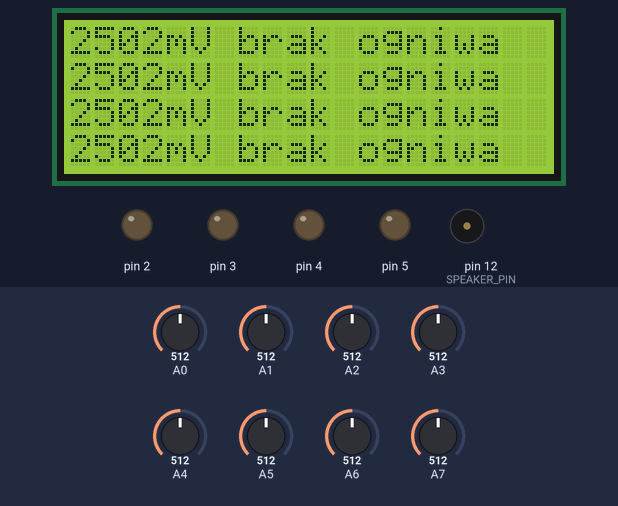
A sketch run on a simulated Arduino Nano, built with avr-gcc and run on an emulated ATmega328P. On the bench: 20×4 character LCD, output pins drawn as LEDs (lit = HIGH), buzzer (waves = sounding). The inputs (shaded band) are chosen by the test bench; at power-on: A0 = 512, A2 = 512, A4 = 512, A6 = 512, A1 = 512, A3 = 512, A5 = 512, A7 = 512.

Above: at 1.9 s.
2.0 s: A0 set to 522
At 3.1 s:
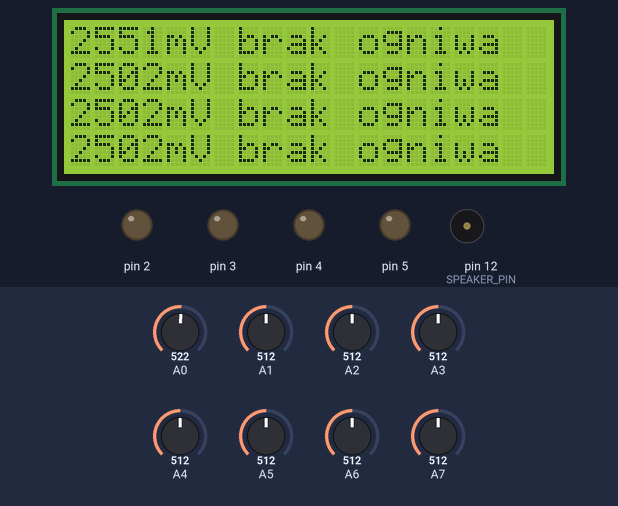
3.5 s: A0 set to 548
At 5.8 s:
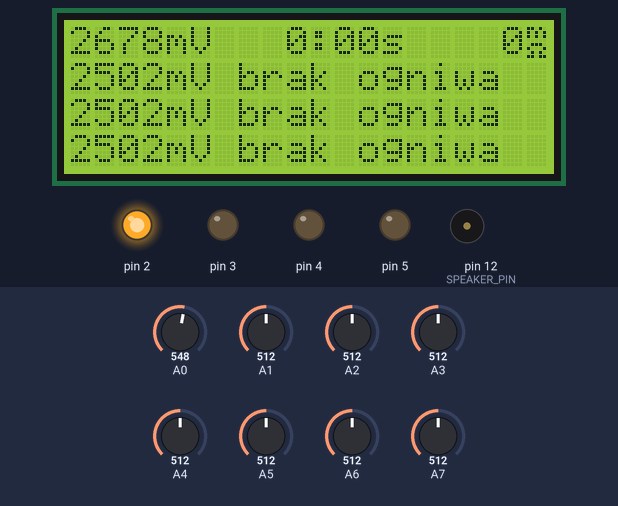
6.5 s: A2 set to 545
At 8.7 s:
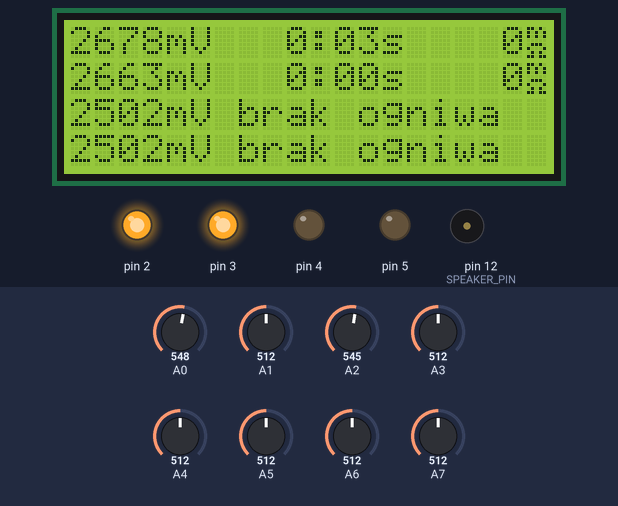
9.5 s: A4 set to 522
At 10.7 s:
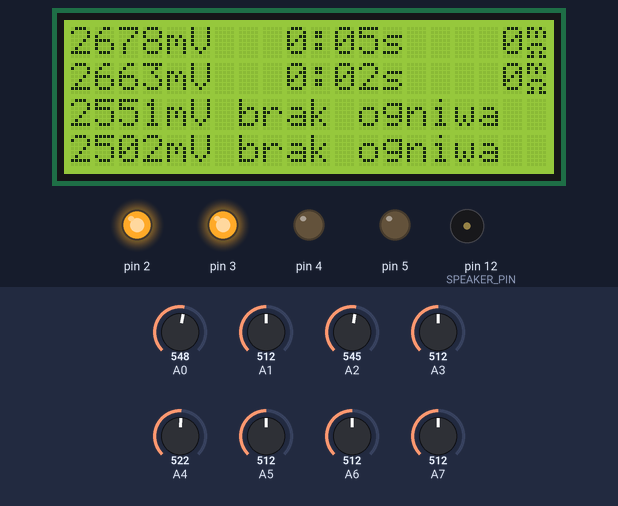
11.5 s: A4 set to 541
At 13.4 s:
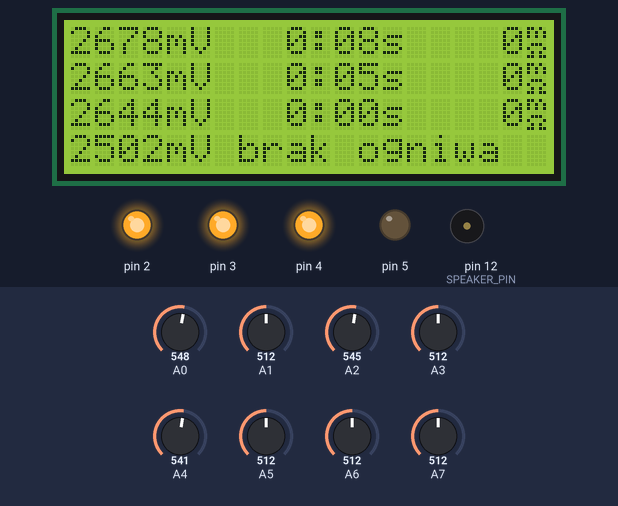
14.5 s: A6 set to 716
At 18.8 s:
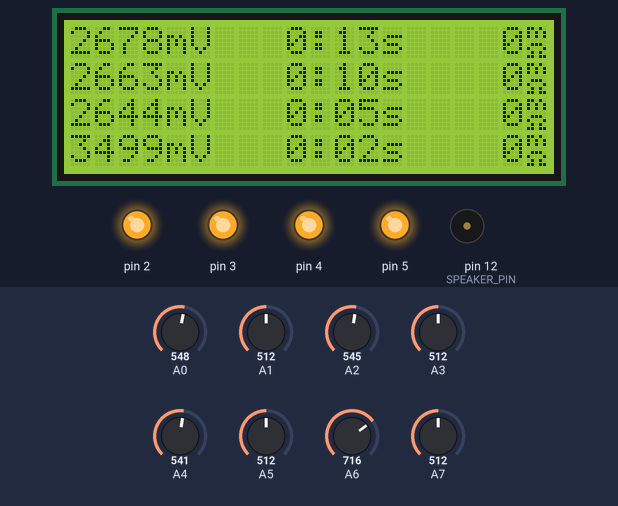
Timing chart, 0 to 20.3 s (numbered marks = the images above; inputs shaded):
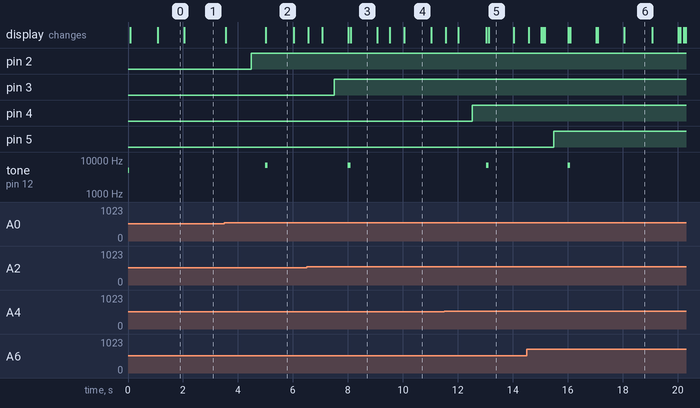

The sketch:

BatteryTester.ino
```cpp
#include "Cell.h"
#include "OutputHandler.h"

void setup() {
    pinMode(SPEAKER_PIN, OUTPUT);
    tone(SPEAKER_PIN, 5000, 50);
}

void loop() {
    OutputHandler * outputHandler = new OutputHandler();
    Cell cell1(0, A0, A1, 2);
    Cell cell2(1, A2, A3, 3);
    Cell cell3(2, A4, A5, 4);
    Cell cell4(3, A6, A7, 5);

    while (1) {
        cell1.process();
        cell2.process();
        cell3.process();
        cell4.process();

        outputHandler->printSummary(&cell1);
        outputHandler->printSummary(&cell2);
        outputHandler->printSummary(&cell3);
        outputHandler->printSummary(&cell4);
        outputHandler->allDone();
        delay(50);
    }
}
```

Animation.cpp
```cpp
#include "Arduino.h"
#include "Animation.h"

Animation::Animation(byte size, byte * chars) : size(size), chars(chars) {}

byte Animation::getFrame() {
    return chars[charPointer];
}

void Animation::advanceToNextFrame() {
    charPointer = (charPointer + 1) % size;
}

Animation* Animation::createDischargingAnimation() {
    byte * characters = new byte[5]{0, 0, 1, 2, 2};
    Animation * animation = new Animation(5, characters);
    return animation;
}

Animation* Animation::createDoneAnimation() {
    byte * characters = new byte[2]{2, ' '};
    Animation * animation = new Animation(2, characters);
    return animation;
}
```

Animation.h
```cpp
#ifndef ANIMATION_H
#define ANIMATION_H

class Animation {
    const byte size;
    byte * chars;
    byte charPointer;

    public:
    Animation(byte, byte *);
    byte getFrame() ;
    void advanceToNextFrame();
    static Animation* createDischargingAnimation();
    static Animation* createDoneAnimation();
};

#endif
```

Cell.cpp
```cpp
#include "Arduino.h"
#include "Cell.h"

Cell::Cell(byte rowNumber, byte pinVoltage, byte pinFetVoltage, byte dischargeControlPin) : rowNumber(rowNumber), pinVoltage(pinVoltage), pinFetVoltage(pinFetVoltage), dischargeControlPin(dischargeControlPin) {
    pinMode(pinVoltage, INPUT);
    pinMode(pinFetVoltage, INPUT);
    pinMode(dischargeControlPin, OUTPUT);
}

void Cell::process() {
    if (cellStatus != CellStatus::DISCHARGING) {
        digitalWrite(dischargeControlPin, LOW); // turn off the load
    }

    cellVoltage = readCellVoltage();
    if (cellStatus == CellStatus::DISCHARGING) {
        // Calculate the time duration between the last reading (in milliseconds)
        unsigned long currentTime = millis();
        unsigned long duration = currentTime - prevTime;
        prevTime = currentTime;
        elapsedDischargeTime = currentTime - dischargeStartTime;

        unsigned int lowerThreshold = (cellType == CellType::LI_ION ? LIION_MIN_VOLTAGE : NIMH_MIN_VOLTAGE);
        if (cellVoltage >= lowerThreshold) {
            unsigned int fetVoltage = analogRead(pinFetVoltage) / 1023.0 * REF_VOLTAGE;
            // Current through resistor is voltage across the resistor divided by load resistance. Since the voltage is in millivolts, the current will be in milliamps
            unsigned int loadCurrent = (cellVoltage - fetVoltage) / LOAD_RESISTANCE;
            // Must divide by (60*60*1000) to convert duration in micro seconds to hours. But doing this now would cause a loss of precision, hence division by 3600 which will result in microamp hours to be summed.
            charge += (loadCurrent * duration) / 3600;
            lastGoodSample = millis();
        } else if (millis() - lastGoodSample > 1500) { // jeśli ostatni dobry pomiar był wcześniej niż 1500 ms temu, kończymy rozładowywanie
            cellStatus = CellStatus::DONE;
            tone(SPEAKER_PIN, 1800, 1000);
        }
    } else if (cellStatus == CellStatus::DETECTING_TYPE) {
        if (cellVoltage >= LIION_MIN_VOLTAGE && cellVoltage <= LIION_MAX_VOLTAGE) {
            cellType = CellType::LI_ION;
        } else if (cellVoltage >= NIMH_MIN_VOLTAGE && cellVoltage <= NIMH_MAX_VOLTAGE) {
            cellType = CellType::NI_MH;
        } else {
            lastBadSample = millis();
        }

        if (millis() - lastBadSample > 1000) { // jeśli ostatni błędny pomiar był wcześniej niż 1000 ms temu, rozpoczynamy rozładowywanie
            digitalWrite(dischargeControlPin, HIGH); // turn on the FET
            delay(500);
            unsigned int voltageAfterApplyingLoad = readCellVoltage();
            internalResistance = LOAD_RESISTANCE * 1000.0 * (cellVoltage - voltageAfterApplyingLoad) / voltageAfterApplyingLoad;

            tone(SPEAKER_PIN, 7000, 100);
            cellStatus = CellStatus::DISCHARGING;
            charge = 0;
            dischargeStartTime = millis();
            prevTime = millis();
        }
    } else if (cellStatus == CellStatus::DONE) {
        if (cellVoltage < ABSOLUTE_MIN_VOLTAGE) {
            // napięcie spadło = ogniwo zostało wyjęte, więc umożliwiamy przetestowanie kolejnego
            cellStatus = CellStatus::NOT_INSTALLED;
        }
    } else if (cellStatus == CellStatus::NOT_INSTALLED) {
        if (cellVoltage > ABSOLUTE_MIN_VOLTAGE) {
            cellStatus = CellStatus::DETECTING_TYPE;
        }
    }
}

unsigned int Cell::readCellVoltage() {
    return analogRead(pinVoltage) / 1023.0 * REF_VOLTAGE;
}

CellStatus Cell::getCellStatus() {
    return cellStatus;
}

CellType Cell::getCellType() {
    return cellType;
}

byte Cell::getRowNumber() {
    return rowNumber;
}

unsigned long Cell::getCharge() {
    return charge;
}

unsigned long Cell::getElapsedDischargeTime() {
    return elapsedDischargeTime;
}

unsigned int Cell::getCellVoltage() {
    return cellVoltage;
}

unsigned int Cell::getInternalResistance() {
    return internalResistance;
}
```

Cell.h
```cpp
#ifndef CELL_H
#define CELL_H

#define LIION_MAX_VOLTAGE 4500
#define LIION_MIN_VOLTAGE 2600
#define NIMH_MAX_VOLTAGE 1700
#define NIMH_MIN_VOLTAGE 900
#define ABSOLUTE_MIN_VOLTAGE 200
#define LOAD_RESISTANCE 3.3d
#define REF_VOLTAGE 5000
#define SPEAKER_PIN 12

enum class CellStatus {NOT_INSTALLED, DETECTING_TYPE, DISCHARGING, DONE};
enum class CellType {LI_ION, NI_MH};

class Cell {
    CellStatus cellStatus = CellStatus::DETECTING_TYPE;
    CellType cellType = CellType::LI_ION;
    const byte rowNumber;
    const byte pinVoltage;               // Analog sensor pin for reading battery voltage
    const byte pinFetVoltage;            // Analog sensor pin to read voltage across FET
    const byte dischargeControlPin;      // Output Pin that controlls the load for this battery
    unsigned long charge = 0;            // Total microamp hours for this battery
    unsigned long prevTime = 0;          // Previous time reading (in milliseconds)
    unsigned long dischargeStartTime;
    unsigned long elapsedDischargeTime;
    unsigned long lastGoodSample;
    unsigned long lastBadSample;
    unsigned int cellVoltage;
    unsigned int internalResistance;

    unsigned int readCellVoltage();

    public:
    Cell(byte, byte, byte, byte);
    void process();

    CellStatus getCellStatus();
    CellType getCellType();
    byte getRowNumber();
    unsigned long getCharge();
    unsigned long getElapsedDischargeTime();
    unsigned int getCellVoltage();
    unsigned int getInternalResistance();
};

#endif
```

OutputHandler.cpp
```cpp
#include "Arduino.h"
#include "OutputHandler.h"

OutputHandler::OutputHandler() {
    lcd = new LiquidCrystal(10, 11, 6, 7, 8, 9);
    byte batteryFull[] = { 0b01110, 0b11111, 0b11111, 0b11111, 0b11111, 0b11111, 0b11111, 0b11111 };
    //byte batteryAlmostFull[] = { 0b01110, 0b10001, 0b10001, 0b11111, 0b11111, 0b11111, 0b11111, 0b11111 };
    byte batteryHalf[] = { 0b01110, 0b10001, 0b10001, 0b10001, 0b10001, 0b11111, 0b11111, 0b11111 };
    byte batteryEmpty[] = { 0b01110, 0b10001, 0b10001, 0b10001, 0b10001, 0b10001, 0b10001, 0b11111 };
    byte miliOhm[] = { 0b11010, 0b10101, 0b10101, 0b00000, 0b01110, 0b10001, 0b01010, 0b11011 };
    byte typeLiIon1[] = { 0b00100, 0b00100, 0b00100, 0b10111, 0b10000, 0b10111, 0b10101, 0b10111 };
    byte typeLiIon2[] = { 0b10000, 0b00000, 0b10000, 0b10000, 0b00000, 0b11000, 0b10100, 0b10100 };
    byte typeNiMH1[] = { 0b01001, 0b01101, 0b01011, 0b01001, 0b00000, 0b11011, 0b10101, 0b10001 };
    byte typeNiMH2[] = { 0b10000, 0b00000, 0b10000, 0b10000, 0b00000, 0b10010, 0b11110, 0b10010 };

    lcd->begin(20, 4);
    print(0, 1, "    Tester ogniw");
    print(0, 2, "  Li-Ion/NiMH/NiCD");
    lcd->createChar(0, batteryFull);
    lcd->createChar(1, batteryHalf);
    lcd->createChar(2, batteryEmpty);
    lcd->createChar(3, miliOhm);
    lcd->createChar(4, typeLiIon1);
    lcd->createChar(5, typeLiIon2);
    lcd->createChar(6, typeNiMH1);
    lcd->createChar(7, typeNiMH2);
    delay(1000);
    lcd->clear();
}

void OutputHandler::printSummary(Cell * cell) {
    // print voltage
    char buff[5];
    sprintf(buff, "%4u", cell->getCellVoltage() >= ABSOLUTE_MIN_VOLTAGE ? cell->getCellVoltage() : 0);
    print(0, cell->getRowNumber(), buff);
    print(4, cell->getRowNumber(), "mV ");

    if (cell->getCellStatus() == CellStatus::DETECTING_TYPE) {
        print(7, cell->getRowNumber(), "brak ogniwa  ");
    } else {
        unsigned long totalSeconds = cell->getElapsedDischargeTime() / 1000;
        if (internalResistanceRendered || (totalSeconds < 10 && cell->getCellStatus() == CellStatus::DISCHARGING)) {
            unsigned int minutes = totalSeconds / 60;
            unsigned int seconds = totalSeconds % 60;
            minutes = minutes > 999 ? 999 : minutes;
            sprintf(buff, "%3i", minutes);
            print(7, cell->getRowNumber(), buff);
            print(10, cell->getRowNumber(), ":");
            sprintf(buff, "%02i", seconds);
            print(11, cell->getRowNumber(), buff);
            print(13, cell->getRowNumber(), "s ");

            sprintf(buff, "%4u", cell->getInternalResistance());
            print(15, cell->getRowNumber(), buff);
            printCustomChar(19, cell->getRowNumber(), 3);
        } else {
            sprintf(buff, "%4u", cell->getCharge() / 1000);
            print(7, cell->getRowNumber(), buff);
            print(11, cell->getRowNumber(), "mAh ");

            print(15, cell->getRowNumber(), "  ");
            printCustomChar(17, cell->getRowNumber(), cell->getCellStatus() == CellStatus::DISCHARGING ? dischargingAnimation->getFrame() : doneAnimation->getFrame());
            printCustomChar(18, cell->getRowNumber(), cell->getCellType() == CellType::LI_ION ? 4 : 6);
            printCustomChar(19, cell->getRowNumber(), cell->getCellType() == CellType::LI_ION ? 5 : 7);
        }
    }
}

void OutputHandler::allDone() {
    unsigned long currentTime = millis();
    if (currentTime - lastAnimationFrameIncrement > 100) { // zmiana klatki animacji co 100 milisekund
        dischargingAnimation->advanceToNextFrame();
        doneAnimation->advanceToNextFrame();
        lastAnimationFrameIncrement = currentTime;
    }
    if (currentTime - lastSummaryCycle > 5000) {
        internalResistanceRendered = !internalResistanceRendered;
        lastSummaryCycle = currentTime;
    }
}

void OutputHandler::setCursor(byte colNum, byte rowNum) {
    lcd->setCursor(colNum, rowNum);
}

void OutputHandler::print(byte colNum, byte rowNum, const char c[]) {
    setCursor(colNum, rowNum);
    lcd->print(c);
}

void OutputHandler::print(byte colNum, byte rowNum, int i) {
    setCursor(colNum, rowNum);
    lcd->print(i);
}

void OutputHandler::printCustomChar(byte colNum, byte rowNum, byte charNumber) {
    setCursor(colNum, rowNum);
    lcd->write(charNumber);
}
```

OutputHandler.h
```cpp
#ifndef OUTPUTHANDLER_H
#define OUTPUTHANDLER_H
#include <LiquidCrystal.h>
#include "Cell.h"
#include "Animation.h"

class OutputHandler {
    LiquidCrystal * lcd;
    Animation * dischargingAnimation = Animation::createDischargingAnimation();
    Animation * doneAnimation = Animation::createDoneAnimation();
    unsigned long lastAnimationFrameIncrement;

    unsigned long lastSummaryCycle;
    boolean internalResistanceRendered = false;

    void setCursor(byte, byte);
    void print(byte, byte, const char[]);
    void print(byte, byte, int);
    void printCustomChar(byte, byte, byte);
    void clearLine(byte);

    public:
    OutputHandler();
    void printSummary(Cell * cell);
    void allDone();
};

#endif
```

Measured:
- the behaviour switches between 531 and 532 on A0 (found by bisection; images 1 and 2)
- the behaviour switches between 531 and 532 on A2 (found by bisection; images 2 and 3)
- the behaviour switches between 531 and 532 on A4 (found by bisection; images 4 and 5)
- after the input at 2.0 s, the display: changes at once (image 1)
- after the input at 3.5 s, pin 2: LOW → HIGH after 0.99 s; tone on pin 12 (SPEAKER_PIN): silent → 7000 Hz after 1.5 s, → silent 0.10 s later; the display: first changes after 0.05 s (image 2 shows a later state)
- after the input at 6.5 s, pin 3: LOW → HIGH after 1.0 s; tone on pin 12 (SPEAKER_PIN): silent → 7000 Hz after 1.5 s, → silent 0.10 s later
- after the input at 11.5 s, pin 4: LOW → HIGH after 1.0 s; tone on pin 12 (SPEAKER_PIN): silent → 7000 Hz after 1.5 s, → silent 0.10 s later
- after the input at 14.5 s, pin 5: LOW → HIGH after 0.99 s; tone on pin 12 (SPEAKER_PIN): silent → 7000 Hz after 1.5 s, → silent 0.10 s later
